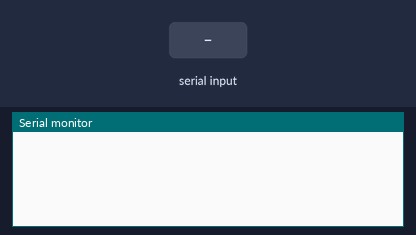
Bench run of a program on a simulated Arduino Uno, built with avr-gcc and run on an emulated ATmega328P. Parts: the last lines printed to the serial monitor. The inputs (shaded band) are chosen by the test bench.

Above: at 1.2 s.
1.3 s: "value1\n" received over Serial
At 2.4 s:
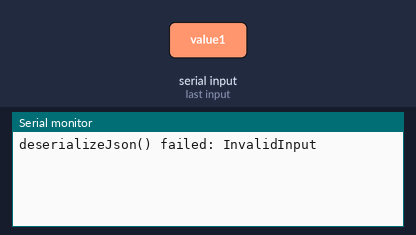
2.8 s: "1\n" received over Serial
At 3.4 s:
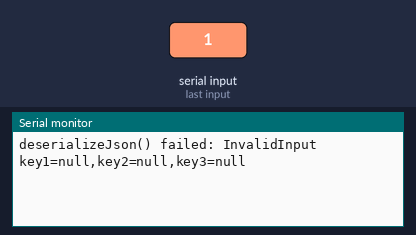

The program:

main.cpp
```cpp
// 파이썬 데이터를 역직령화 하기 위한 라이브러리
#include <ArduinoJson.h>

void setup() {
  //파이썬과 통신 속도는 9600으로 설정
  Serial.begin(9600);

}

void loop() {
  //파이썬에서 데이터가 들어오면 종료문자인 /n을 만날때까지 데이터를 읽어옴
  if(Serial.available() > 0) {

    //아두이노의 수신버퍼에 데이터가 있으면 데이터를 읽어옴 /n을 만날때까지 데이터를 읽어옴
    String myjson = Serial.readStringUntil('\n');

    // myjson : 파이썬이 보낸 json 데이터 역직렬화 하기
    // 비어있는 object를 생성 사이트에 맞추서 96으로 설정
      // JSON 문서를 파싱할 객체 생성
    StaticJsonDocument<96> doc;

    // 파이썬에서 수신한 json 데이터를 역직렬화해서 doc에 대입
      // JSON 데이터 파싱
  DeserializationError error = deserializeJson(doc, myjson);

    // 파이썬쪽에서 json 규칙에 위배되는 데이터를 보내면 에러를 출력
    // 파싱 오류 확인
  if (error) {
    Serial.print(F("deserializeJson() failed: "));
    Serial.println(error.f_str());
    return;
  }

    // 원문 myjson = {"key1":"value1","key2":"value2","key3":"value3"}
    // 역설겨된 myjson을 doc에 대입하면 아래처럼 사용가능
  String key1 = doc["key1"]; // "value1"
  String key2 = doc["key2"]; // "value2"
  String key3 = doc["key3"]; // "value3"

    // 추출한 값 출력
    Serial.print("key1=");
    Serial.print(key1);
    Serial.print(",key2=");
    Serial.print(key2);
    Serial.print(",key3=");
    Serial.print(key3);
    Serial.println();


  }
}
```

Measured:
- after the input at 1.3 s, the serial monitor: prints a new line at once (image 1)
- after the input at 2.8 s, the serial monitor: prints a new line at once (image 2)
